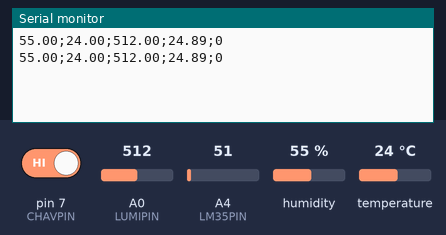
Recording of a sketch running on a simulated Arduino Uno, built with avr-gcc and run on an emulated ATmega328P. On the bench: the last lines printed to the serial monitor. Inputs (shaded band) come from the test bench; at power-on: humidity 55 %, A4 (LM35PIN) = 51, A0 (LUMIPIN) = 512, pin 7 (CHAVPIN) HIGH, temperature 24 °C.

Above: at 2.8 s.
2.9 s: humidity set to 22 %
At 5.0 s:
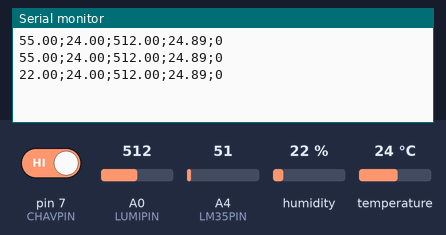
5.6 s: A4 (LM35PIN) set to 61
At 7.4 s:
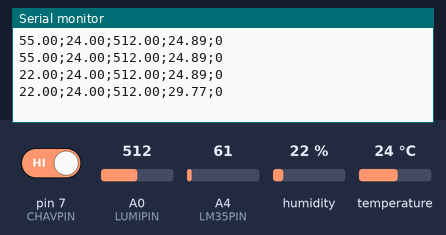
8.3 s: A0 (LUMIPIN) set to 716
At 10.8 s:
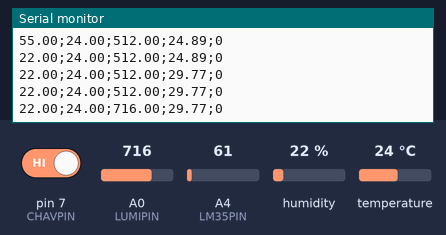
11.0 s: pin 7 (CHAVPIN) driven LOW
At 13.4 s:
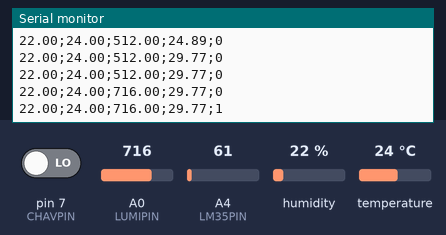
13.7 s: temperature set to 12 °C
At 14.8 s:
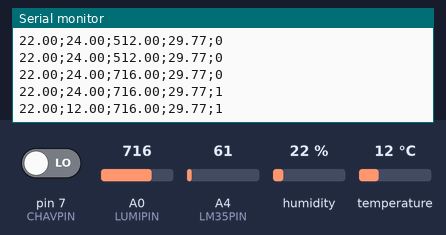
16.4 s: A4 (LM35PIN) set to 71
At 19.7 s:
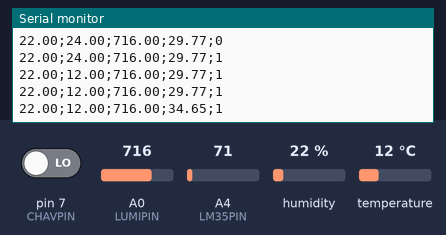
Timing chart, 0 to 20.1 s (numbered marks = the images above; inputs shaded):
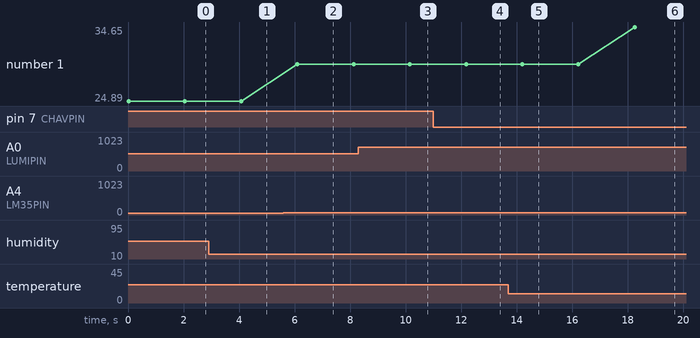

Measured:
- after the input at 2.9 s, the serial monitor: prints a new line after 1.2 s (image 1)
- after the input at 5.6 s, the serial monitor: prints a new line after 0.50 s (image 2)
- after the input at 8.3 s, the serial monitor: prints a new line after 1.9 s (image 3)
- after the input at 11.0 s, the serial monitor: prints a new line after 1.2 s (image 4)
- after the input at 13.7 s, the serial monitor: prints a new line after 0.50 s (image 5)
- after the input at 16.4 s, the serial monitor: prints a new line after 1.9 s (image 6)
- plotted number 1: 24.89 → 29.77 after the input at 5.6 s, 29.77 → 34.65 after the input at 16.4 s

The sketch:

CapturaDHT11_BeCold.ino
```cpp
// Declarando Bibliotecas dos Sensores

    #include <Adafruit_Sensor.h>
    #include <DHT.h>
    #include <DHT_U.h>
    #include "DHT.h"

// Define a porta de cada Sensor

  #define DHTPIN A2
  #define LM35PIN A4
  #define LUMIPIN A0
  #define CHAVPIN 7

// Informa os parâmetros do sensor para de acordo com os disponíveis na biblioteca

  DHT dht(DHTPIN, DHT11);

// Função que estabelece a conexão entre a placa e o computador

void setup() {

  // Setamos o tipo de conexão na porta
  pinMode(DHTPIN, INPUT);
  pinMode(CHAVPIN, INPUT);

  //Estabelecemos a velocidade de comunicação
  Serial.begin(9600);

  //Função da API do DHT
  dht.begin();
}

// Função de Loop para captura dos dados contínuo
void loop() {

  // Declarando as variáveis que estão armazenando os dados captados
  float dht11_umidade = dht.readHumidity();
  float dht11_temperatura = dht.readTemperature();
  float luminosidade = analogRead(LUMIPIN);
  float lm35_temperatura = analogRead(LM35PIN);
  int chave = digitalRead(7);
  lm35_temperatura = lm35_temperatura * 0.00488;
  lm35_temperatura = lm35_temperatura * 100;

  // Imprimindo valores capturados
  Serial.print(dht11_umidade);
  Serial.print(";");
  Serial.print(dht11_temperatura);
  Serial.print(";");
  Serial.print(luminosidade);
  Serial.print(";");
  Serial.print(lm35_temperatura);
  Serial.print(";");
  // este if ocorre pois o valor inicial de quando há um objeto identificado é de 0, então foi alterado para aparecer 1 quando o objeto for detectado e não 0
  if (chave == 0) {
    Serial.print("1");
  } else {
    Serial.print("0");
  }
  // println para haver a quebra de linha
  Serial.println();
  // intervalo que os dados serão captados e exibidos
  delay(2000);
}
```
